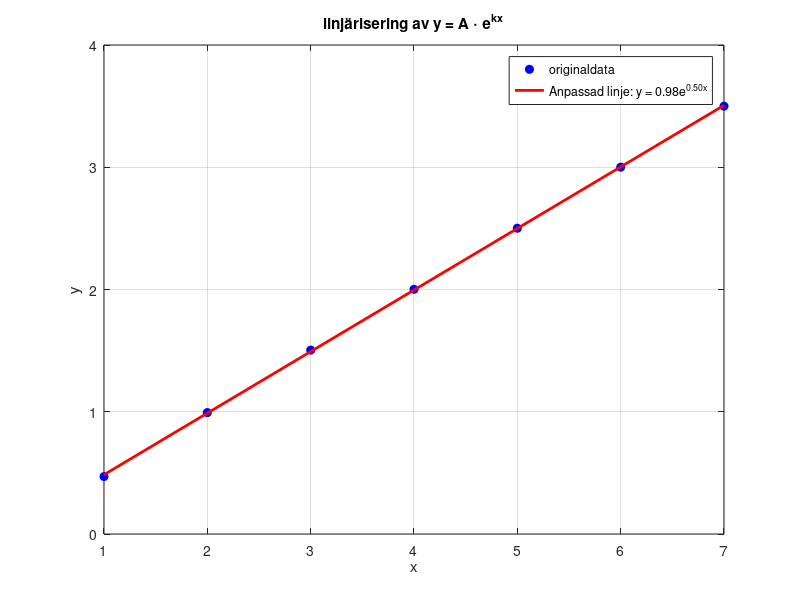

Reproduce this figure in MATLAB.
x = [1 2 3 4 5 6 7];
y = [1.6 2.7 4.5 7.4 12.2 20.1 33.1];


% linjäriserad y genom att den naturliga logaritmen av y
log_y = log(y);

%jag använder mig av polyfit för att hitta linjärreggersion, och anpassa 
%den till qrak linje
p = polyfit(x, log_y, 1);

% p(1) är lutningen (k) och p(2) är interceptet (In(A))

k = p(1);
ln_A = p(2);
A = exp(ln_A); % här vi omvandlar In (A) tillbaka till A
log_y_fit = polyval(p,x);

% vi skapar en linje baserad på den linjär modellen 
y_fit = A * exp(k * x);
plot(x, log_y, 'bo', 'MarkerFaceColor', 'b', 'DisplayName', 'originaldata');
hold on;
plot(x, log_y_fit, 'r-', 'LineWidth', 2, 'DisplayName', sprintf('Anpassad linje: y = %.2fe^{%.2fx}', A, k));

% etiketter och legen
xlabel('x');
ylabel('y');
title('linjärisering av y = A \cdot e^{kx}');
legend('show');
grid on;

% visa värdet på A och K
fprintf('värde på A: %.4f\n', A);
fprintf('värdet på K: %.4f\n', k)